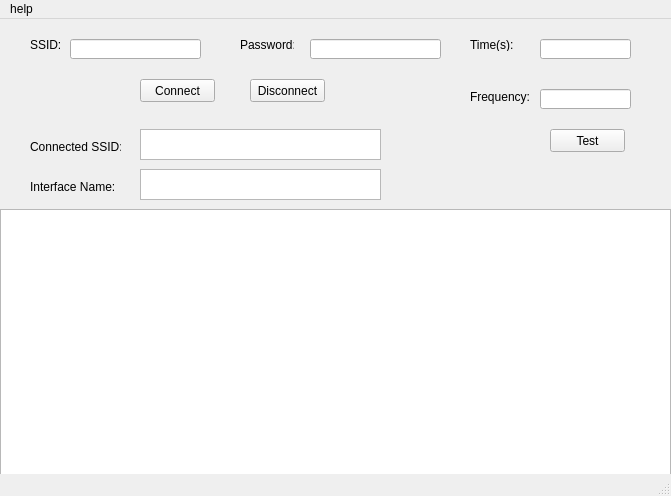
<?xml version="1.0" encoding="UTF-8"?>
<ui version="4.0">
 <class>MainWindow</class>
 <widget class="QMainWindow" name="MainWindow">
  <property name="geometry">
   <rect>
    <x>0</x>
    <y>0</y>
    <width>671</width>
    <height>496</height>
   </rect>
  </property>
  <property name="windowTitle">
   <string>WIFI-Test</string>
  </property>
  <widget class="QWidget" name="centralwidget">
   <widget class="QTextEdit" name="log_text">
    <property name="geometry">
     <rect>
      <x>0</x>
      <y>190</y>
      <width>671</width>
      <height>291</height>
     </rect>
    </property>
   </widget>
   <widget class="QLabel" name="labe">
    <property name="geometry">
     <rect>
      <x>30</x>
      <y>20</y>
      <width>54</width>
      <height>12</height>
     </rect>
    </property>
    <property name="text">
     <string>SSID:</string>
    </property>
   </widget>
   <widget class="QLineEdit" name="ssid">
    <property name="geometry">
     <rect>
      <x>70</x>
      <y>20</y>
      <width>131</width>
      <height>20</height>
     </rect>
    </property>
   </widget>
   <widget class="QLineEdit" name="time">
    <property name="geometry">
     <rect>
      <x>540</x>
      <y>20</y>
      <width>91</width>
      <height>20</height>
     </rect>
    </property>
   </widget>
   <widget class="QLabel" name="label_2">
    <property name="geometry">
     <rect>
      <x>470</x>
      <y>20</y>
      <width>54</width>
      <height>12</height>
     </rect>
    </property>
    <property name="text">
     <string>Time(s):</string>
    </property>
   </widget>
   <widget class="QLineEdit" name="password">
    <property name="geometry">
     <rect>
      <x>310</x>
      <y>20</y>
      <width>131</width>
      <height>20</height>
     </rect>
    </property>
   </widget>
   <widget class="QLabel" name="label_3">
    <property name="geometry">
     <rect>
      <x>240</x>
      <y>20</y>
      <width>54</width>
      <height>12</height>
     </rect>
    </property>
    <property name="text">
     <string>Password:</string>
    </property>
   </widget>
   <widget class="QPushButton" name="connect">
    <property name="geometry">
     <rect>
      <x>140</x>
      <y>60</y>
      <width>75</width>
      <height>23</height>
     </rect>
    </property>
    <property name="text">
     <string>Connect</string>
    </property>
   </widget>
   <widget class="QPushButton" name="disconnect">
    <property name="geometry">
     <rect>
      <x>250</x>
      <y>60</y>
      <width>75</width>
      <height>23</height>
     </rect>
    </property>
    <property name="text">
     <string>Disconnect</string>
    </property>
   </widget>
   <widget class="QLabel" name="labe_2">
    <property name="geometry">
     <rect>
      <x>30</x>
      <y>120</y>
      <width>91</width>
      <height>16</height>
     </rect>
    </property>
    <property name="text">
     <string>Connected SSID:</string>
    </property>
   </widget>
   <widget class="QTextEdit" name="cur_ssid">
    <property name="geometry">
     <rect>
      <x>140</x>
      <y>110</y>
      <width>241</width>
      <height>31</height>
     </rect>
    </property>
   </widget>
   <widget class="QLabel" name="label">
    <property name="geometry">
     <rect>
      <x>30</x>
      <y>160</y>
      <width>101</width>
      <height>16</height>
     </rect>
    </property>
    <property name="text">
     <string>Interface Name:</string>
    </property>
   </widget>
   <widget class="QTextEdit" name="interface_name">
    <property name="geometry">
     <rect>
      <x>140</x>
      <y>150</y>
      <width>241</width>
      <height>31</height>
     </rect>
    </property>
   </widget>
   <widget class="QLabel" name="label_4">
    <property name="geometry">
     <rect>
      <x>450</x>
      <y>70</y>
      <width>54</width>
      <height>12</height>
     </rect>
    </property>
    <property name="text">
     <string/>
    </property>
   </widget>
   <widget class="QLineEdit" name="frequency">
    <property name="geometry">
     <rect>
      <x>540</x>
      <y>70</y>
      <width>91</width>
      <height>20</height>
     </rect>
    </property>
   </widget>
   <widget class="QPushButton" name="test">
    <property name="geometry">
     <rect>
      <x>550</x>
      <y>110</y>
      <width>75</width>
      <height>23</height>
     </rect>
    </property>
    <property name="text">
     <string>Test</string>
    </property>
   </widget>
   <widget class="QLabel" name="label_5">
    <property name="geometry">
     <rect>
      <x>470</x>
      <y>70</y>
      <width>61</width>
      <height>16</height>
     </rect>
    </property>
    <property name="text">
     <string>Frequency:</string>
    </property>
   </widget>
  </widget>
  <widget class="QMenuBar" name="menubar">
   <property name="geometry">
    <rect>
     <x>0</x>
     <y>0</y>
     <width>671</width>
     <height>22</height>
    </rect>
   </property>
   <widget class="QMenu" name="menuFile">
    <property name="title">
     <string>help</string>
    </property>
    <addaction name="help"/>
    <addaction name="separator"/>
   </widget>
   <addaction name="menuFile"/>
  </widget>
  <widget class="QStatusBar" name="statusbar"/>
  <action name="help">
   <property name="text">
    <string>帮助信息</string>
   </property>
  </action>
 </widget>
 <resources/>
 <connections/>
</ui>
